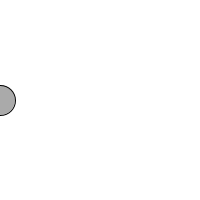
Frame 1 (no input)
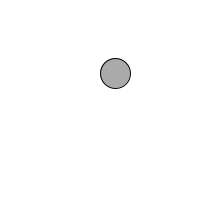
Frame 60 (the mouse pressed at the canvas centre just before this capture)
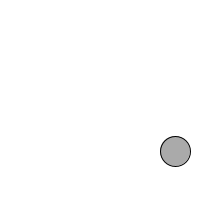
Frame 120 (the mouse held since frame 60 and released just before this capture)

The Processing sketch that drew these frames (run headless with seeded random() and noise(); from frame 60 on, the mouse is pressed at the canvas centre):

// Processing sketch: bouncing_ball
// ── bouncing_ball.pde
int x;
int y;
int speedX = 5;
int speedY = -3;
boolean moveRight=true;
boolean moveDown=true;

void setup(){
  size(200,200);
  
  x = 0;
  y = height/2;
}

void draw(){
  background(255);
  stroke(0);
  fill(170);
  ellipse(x,y,30,30);
  
  if (moveRight){
    x += speedX;
  }
  else x -= speedX;
  if (moveDown){
    y += speedY;
  }
  else y -= speedY;
  
  if (x>width || x<0){
    moveRight = !moveRight;
  }
  if (y>height || y<0){
    moveDown = !moveDown;
  }
}
